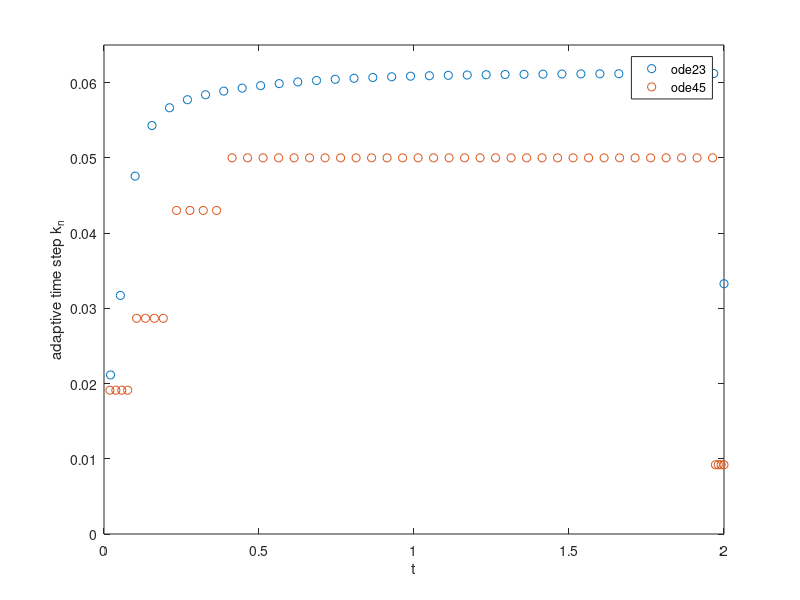

Source code (MATLAB):
function stepsizes(tol)
% STEPSIZES  Compare step sizes from ODE23 and ODE45 solutions
% of ODE IVP  u'(t) = 2 u(t) + exp(-t),  u(0) = 1
% Compare actual error at t=2 to requested RelTol.

if nargin < 1,  tol = 1.0e-4;  end

% problem
f = @(t,u) 2*u + exp(-t);
u0 = 1.0;  tf = 2.0;

% solve with black boxes and plot step sizes
[t23,u23] = ode23(f,[0,tf],u0,odeset('RelTol',tol,'AbsTol',tol));
[t45,u45] = ode45(f,[0,tf],u0,odeset('RelTol',tol,'AbsTol',tol));
plot(t23(2:end),diff(t23),'o',t45(2:end),diff(t45),'o')
xlabel t,  ylabel('adaptive time step k_n')
legend('ode23','ode45')
axis([0 tf 0 1.3*max(abs(diff(t45)))])

% compute U^N - uexact(tf)
uexact = @(t) (4/3) * exp(2*t) - (1/3) * exp(-t);
printf('for tol=%.3e:\n',tol)
printf('  ode23 takes %4d steps with final error |U^N-u(tf)|/|u(tf)| = %.3e\n',...
       length(t23)-1, abs(u23(end) - uexact(tf)) / abs(uexact(tf)))
printf('  ode45 takes %4d steps with final error |U^N-u(tf)|/|u(tf)| = %.3e\n',...
       length(t45)-1, abs(u45(end) - uexact(tf)) / abs(uexact(tf)))
